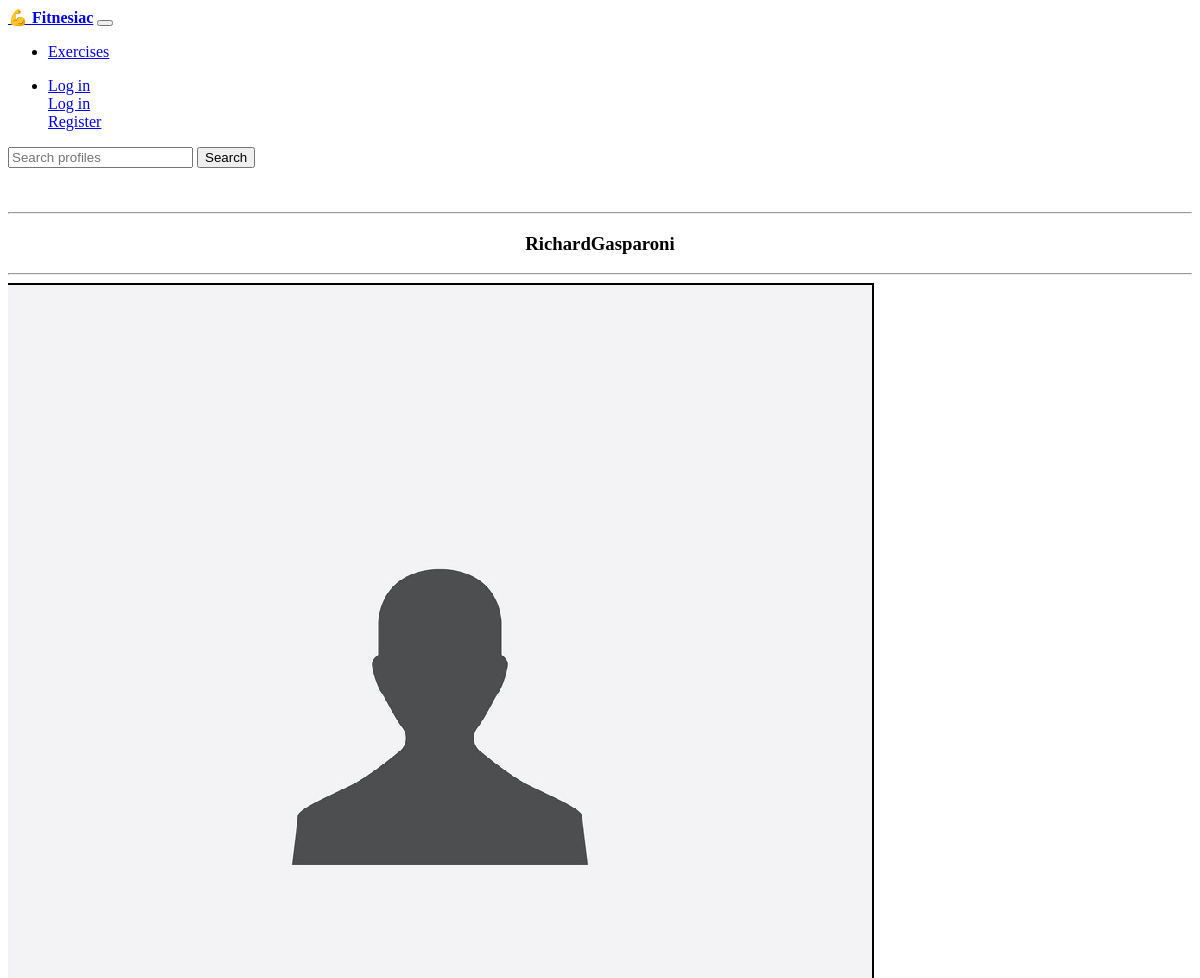
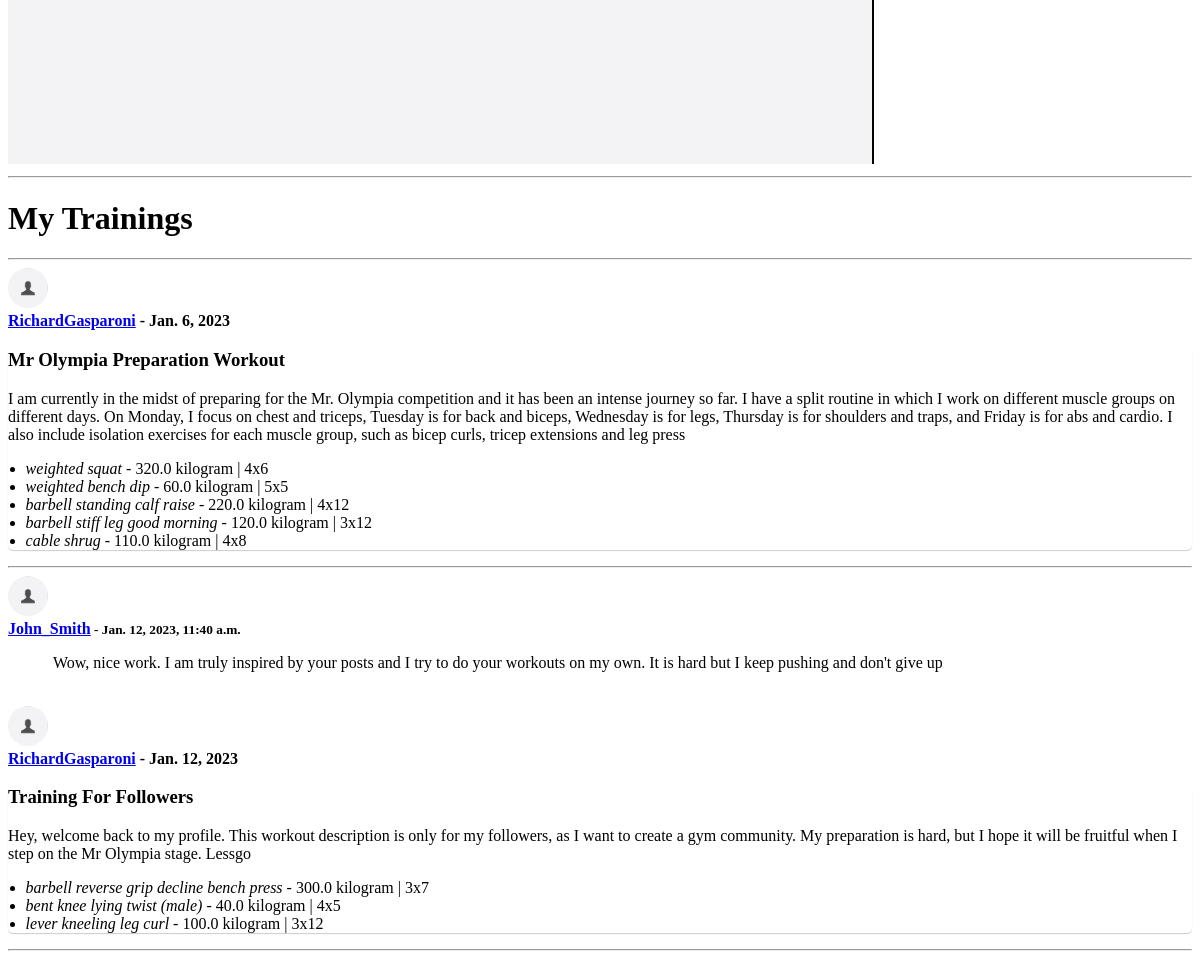
The app's page /members/RichardGasparoni/profile/ with its own data (2 pictures, top to bottom).
### members/models.py (models this page shows, shortened)
class UserProfile(models.Model):
    user = models.OneToOneField(User, null = True, on_delete = models.CASCADE)
    phone = models.CharField(max_length=100, null=True, blank=True)
    photo = models.ImageField(null = True, blank=True)
    email = models.CharField(max_length=100,null=True, blank=True)
    username = models.CharField(max_length=100,null=True,blank=True)
    follows = models.ManyToManyField('self', related_name='followers', symmetrical=False)
    def get_profile_url(self):
        return reverse('profile', kwargs={'username': self.username})

### events/models.py (models this page shows, shortened)
class Training(models.Model):
    user = models.ForeignKey(settings.AUTH_USER_MODEL, on_delete=models.CASCADE, blank=True, null=True)
    name = models.CharField('Training name', max_length=150, blank=False, null=False)
    date = models.DateField()
    start_time = models.TimeField(default=default_start_time )
    end_time = models.TimeField(default=datetime.now)
    description = models.CharField(max_length=500, blank=True)
    date_created = models.DateTimeField(auto_now_add=True, null=True)
    show_to = models.CharField("Who can view this training:", choices=(
        ('2', "everyone" ),
        ("1", "my followers"),
        ("0", "only me")
        ), default=1, null=True, max_length=10)
    def get_exercises_children(self):
        return self.trainingexercise_set.all()
    def get_comments_children(self):
        return self.comment_set.all()
    def has_comments(self):
        return self.comment_set.count() > 0

class TrainingExercise(models.Model):
    training = models.ForeignKey(Training, on_delete=models.CASCADE,blank=True, null=True)
    exercise = models.ForeignKey(Exercise, on_delete=models.DO_NOTHING,blank=True, null=True) # jeśli się usunie z bazy dane ćwiczenie to tu się nic nie zmieni (czemu usuwać ćwiczenie z bazy?)
    weight = models.FloatField("Weight")
    unit = models.CharField(max_length=10, choices=[("pounds","pounds"),("kilogram","kilogram")], default="kilogram")
    sets = models.IntegerField('Nr of sets',choices = [(i,i) for i in range(1,11)],blank=False,null=False)
    reps = models.IntegerField('Nr of reps in a set', choices = [(i,i) for i in range(1,20)], blank=False,null=False)

class Exercise(models.Model):
    bodyPart = models.CharField('Body Part',max_length=120, null=True, blank=True)
    equipment = models.CharField('Equipment',max_length=120, null=True, blank=True)
    gifUrl = models.CharField('Gif URL',max_length=500, null=True, blank=True)
    target = models.CharField('Name',max_length=300, null=True, blank=True) # pamiętać, że name to target z jakeigos powodu xd
    name = models.CharField('Target',max_length=120, null=True, blank=True)
    def __str__(self):
        return self.target

class Comment(models.Model):
    user = models.ForeignKey(settings.AUTH_USER_MODEL, on_delete=models.CASCADE, blank=True, null=True)
    training = models.ForeignKey(Training,on_delete=models.CASCADE,blank=True, null=True)
    date_created = models.DateTimeField(auto_now_add=True, null=True)
    date_updated = models.DateTimeField(auto_now = True, null=True)
    text = models.TextField(max_length=500)

### members/views.py (the view)
# urls.py: path('<str:username>/profile/', views.view_profile, name='profile'),
def view_profile(request,username=None):
    user = User.objects.get(username=username)
    trainings = Training.objects.filter(user = user)
    userprofile = UserProfile.objects.get(username = username)
    context = {
        "username" : request.user.username,
        "trainings" : trainings,
        "userprofile" : userprofile,
        "in_card" : True
    }
    return render(request, 'profile/profile.html', context)

### members/templates/profile/profile.html (shortened to what this page needs)
{% extends 'events/base.html' %}
{% block content %}
<br>
<div class="row">
    <div class="col-md-3">
        <div class = "card card-body">
            <hr>
            <h3 style="text-align: center;"> {{ userprofile.username }}  </h3>
            <hr>
            <img class="profile-photo" src="{{userprofile.photo.url}}">
            <hr>
        </div>
    </div>
    <div class = 'col-md-9'>
        <div class = 'card card-body'>
            <h1>My Trainings</h1>
            <hr>
                {% for training in trainings %}
                    {% include 'events/training_card.html' with object=training %}
                {% endfor %}
        </div>
    </div>
</div>
{% endblock %}

### events/templates/events/training_card.html (shortened to what this page needs)
<div class="card">
    <div class="card-header d-flex">
        <div>
        <img class="miniature-photo" src="{{object.user.userprofile.photo.url}}">
        </div>
        <div class="p-2" ><b> <a class='badge badge-pill badge-primary' href="{{object.user.userprofile.get_profile_url}}">{{ object.user.username }}</a> - {{ object.date }}</b>  </div>
    </div>
    <div class="card-body pb-0">
        <div class="card-training-clickable">
            <h3 class="card-title">{{ object.name }}</h3>
            <p class="card-text">
                {% if training.description %}
                    <span>{{training.description}}</span>
                {% endif %}
                <ul>
                    {% for exercise in object.get_exercises_children %}
                    <li>
                        {% include 'events/partials/exercise-inline.html' with object=exercise %}
                    </li>
                    {% endfor %}
                </ul>
            </p>
            <a id="toggle-trainingcomments-{{object.id}}" href="#"><span class="card-link-spanner"></span></a>
        </div>
    </div>
    <hr class="p-0 m-0">
    {% if object.has_comments %}
        <div class="card-body p-2" id="trainingcomments-{{object.id}}" >
        {% for comment in object.get_comments_children %}
            {% include 'events/partials/comment-inline.html' with object=comment %}
        {% endfor %}
        </div>
    {% endif %}
</div>
<br>

### events/templates/events/partials/exercise-inline.html (shortened to what this page needs)
<div class='d-flex p-2  w-100' id="exercise-{{object.id}}">
    <div class="mr-auto">
        <em>{{ object.exercise}}</em> - {{object.weight}} {{object.unit}} | {{object.sets}}x{{object.reps}}
    </div>
</div>

### events/templates/events/partials/comment-inline.html (shortened to what this page needs)
<div id="comment-{{object.id}}">
    <div class="d-flex">
        <div>
            <img class="miniature-photo" src="{{object.user.userprofile.photo.url}}">
        </div>
        <div class="p-2" >
            <b>  <a class='badge badge-pill badge-primary' href="{{object.user.userprofile.get_profile_url}}">{{ object.user.username }}</a><small class="text-muted"> - {{object.date_updated}}</small></b>
        </div>
    </div>
<p class="comment-text">{{ object.text}} </p>
</div>

### events/static/css/style.css (style rules this page uses)
.miniature-photo { width: 40px; height: 40px; border-radius: 50%; overflow: hidden; }
.comment-text { padding-left: 45px; }
.card-training-clickable { position: relative; border-radius: 5px; box-shadow: 0 1px 1px 0 rgba(0,0,0,0.2); transition: 0.3s; }
.card-training-clickable ul { margin-left: -1.4em; margin-bottom: 5px; }
.card-link-spanner { position: absolute; width: 100%; height: 100%; top: 0; left: 0; }

### records on screen
UserProfile: username "RichardGasparoni", photo (placeholder picture)
Training: user.userprofile.photo (placeholder picture), user.username "RichardGasparoni", date "Jan. 6, 2023", name "Mr Olympia Preparation Workout", description "I am currently in the midst of preparing for the Mr. Olympia competition and it has been an intense journey so far. I have a split routine in which I work on different muscle groups on different days. On Monday, I focus on chest and triceps, Tuesday is for back and biceps, Wednesday is for legs, Thursday is for shoulders and traps, and Friday is for abs and cardio. I also include isolation exercises for each muscle group, such as bicep curls, tricep extensions and leg press"
TrainingExercise: exercise "weighted squat", weight "320.0", unit "kilogram", sets "4", reps "6"
TrainingExercise: exercise "weighted bench dip", weight "60.0", unit "kilogram", sets "5", reps "5"
TrainingExercise: exercise "barbell standing calf raise", weight "220.0", unit "kilogram", sets "4", reps "12"
TrainingExercise: exercise "barbell stiff leg good morning", weight "120.0", unit "kilogram", sets "3", reps "12"
TrainingExercise: exercise "cable shrug", weight "110.0", unit "kilogram", sets "4", reps "8"
Comment: user.userprofile.photo (placeholder picture), user.username "John_Smith", date_updated "Jan. 12, 2023, 11:40 a.m.", text "Wow, nice work. I am truly inspired by your posts and I try to do your workouts on my own. It is hard but I keep pushing and don't give up"
Training: user.userprofile.photo (placeholder picture), user.username "RichardGasparoni", date "Jan. 12, 2023", name "Training For Followers", description "Hey, welcome back to my profile. This workout description is only for my followers, as I want to create a gym community. My preparation is hard, but I hope it will be fruitful when I step on the Mr Olympia stage. Lessgo"
TrainingExercise: exercise "barbell reverse grip decline bench press", weight "300.0", unit "kilogram", sets "3", reps "7"
TrainingExercise: exercise "bent knee lying twist (male)", weight "40.0", unit "kilogram", sets "4", reps "5"
TrainingExercise: exercise "lever kneeling leg curl", weight "100.0", unit "kilogram", sets "3", reps "12"
